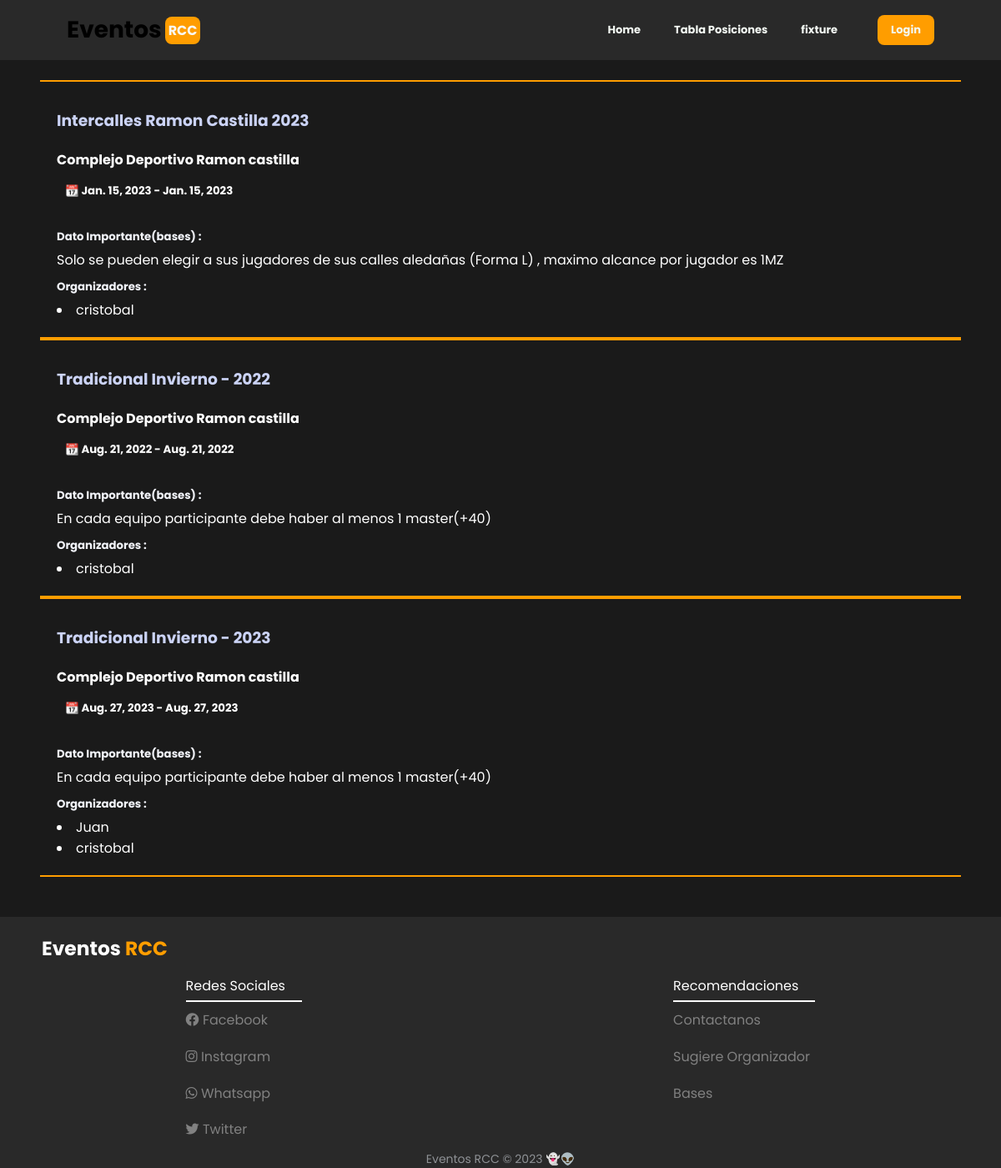
The page /campeonatos/ on the database its author committed.
### campeonato/models.py (models this page shows, shortened)
class Campeonato(Model):
    nombre=models.CharField(max_length=200)
    tipo=models.CharField(max_length=500)
    lugar=models.CharField(max_length=500 , default="")
    fecha_inicio=models.DateField(verbose_name="Inicio Campeonato" )
    fecha_fin=models.DateField(verbose_name="Fin Campeonato")
    restriccion=models.CharField(verbose_name="Principal Restriccion" , max_length=500)

class Dirigentes(Model):
    nombre=models.CharField(max_length=200 , unique=True)
    apellido=models.CharField(max_length=100)
    cargo=models.CharField(max_length=200)
    campeonato_asociado=models.ManyToManyField(Campeonato)

### campeonato/views.py (the view)
# urls.py: path('campeonatos/',all_campeonatos,name='campeonatos'),
def all_campeonatos(request):
    campeonatos=Campeonato.objects.all()
    dirigentes=Dirigentes.objects.all()
    return render(request,'campeonatos.html',{"campeonatos":campeonatos,"dirigentes":dirigentes})

### campeonato/templates/campeonatos.html (shortened to what this page needs)
<!DOCTYPE html>
<html>
{%extends "index.html"%}
{% load static %}
{%block head%}
    <link rel="stylesheet" type="text/css" href="{% static 'css/campeonatos.css' %}">
{%endblock%}
{%block header%}{%include "header.html" %}{%endblock%}
{%block content%}
<section>
    {%for campeonato in campeonatos %}
        <div class="cards-campeonato">
            <div class="title-card">
                <h3><a href="{%url 'campeonato-id' campeonato.id%}">{{campeonato.nombre}}</a></h3>
            </div>
            <div>
                <div class="li-card">
                    <h4> {{campeonato.lugar}}</h4>
                    <h5>📆 {{campeonato.fecha_inicio}} - {{campeonato.fecha_inicio}}</h5>
                </div>
                <div class="p-card">
                    <h5>Dato Importante(bases) :</h5>
                    <p>{{campeonato.restriccion}}</p>
                    <h5>Organizadores :</h5>
                    {% for dirigente in dirigentes%}
                        {% if campeonato in dirigente.campeonato_asociado.all%}
                            <li>{{dirigente.nombre}}</li>
                        {% endif %}
                    {% endfor %}
                </div>
            </div>
        </div>
    {%endfor%}
</section>
{%endblock%}
{%block footer%}
{%include "footer.html"%}
{%endblock%}

### static/css/campeonatos.css (style rules this page uses)
section { display: flex; justify-content: center; flex-direction: column; padding: 3rem; }
.cards-campeonato { border-bottom: 2px solid #ff9d00; border-top: 2px solid #ff9d00; padding: 2rem 2rem 20px 20px; }
.title-card { padding-bottom: 10px; }
.title-card a { text-decoration: none; color: #cbd3f6; }
.li-card h5 { padding: 5px 0px 10px 10px; }
.li-card h4 { padding: 10px 0px 10px 0px; }
.p-card { padding-top: 15px; }
.p-card h5 { padding: 10px 0px 5px 0px; color: #f2f4fa; }

### campeonato/templates/index.html (style rules this page uses)
* { margin: 0; padding: 0; box-sizing: border-box; font-family: 'Poppins',sans-serif; }
body { margin: 3rem 0 0 0; padding: 0; background-color: #1a1a1a; color: #fff; }

### rows shown on the page
Campeonato: nombre "Intercalles Ramon Castilla 2023", lugar "Complejo Deportivo Ramon castilla", fecha_inicio "Jan. 15, 2023", restriccion "Solo se pueden elegir a sus jugadores de sus calles aledañas (Forma L) , maximo alcance por jugador es 1MZ"
Dirigentes: nombre "cristobal"
Campeonato: nombre "Tradicional Invierno - 2022", lugar "Complejo Deportivo Ramon castilla", fecha_inicio "Aug. 21, 2022", restriccion "En cada equipo participante debe haber al menos 1 master(+40)"
Campeonato: nombre "Tradicional Invierno - 2023", lugar "Complejo Deportivo Ramon castilla", fecha_inicio "Aug. 27, 2023", restriccion "En cada equipo participante debe haber al menos 1 master(+40)"
Dirigentes: nombre "Juan"
